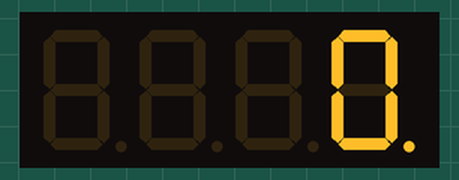
The sketch below on a simulated Arduino Uno, built with avr-gcc and run on an emulated ATmega328P. Parts: 4-digit seven-segment display.

Above: at 0.1 s.
At 4.1 s:
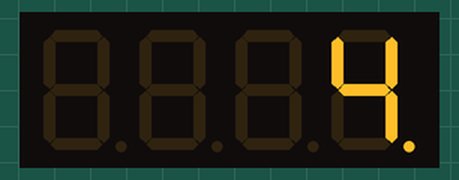
At 9.1 s:
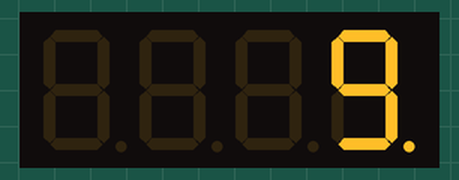
At 19.1 s:
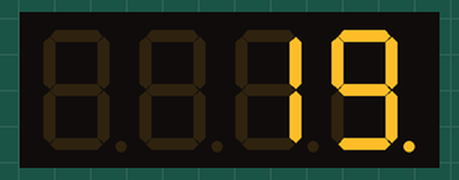
At 28.1 s:
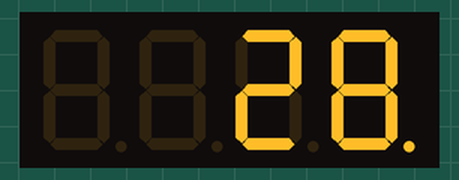
At 38.1 s:
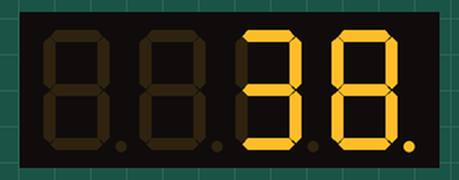

Measured:
- what the display in image 1 shows lasts 1.0 s, from 4.0 s to 5.0 s

The sketch:

FOURDIGIT_SECONDS_CLOCK.ino
```cpp
#include "SevSeg.h"

SevSeg sevseg;
unsigned long int oldMillis = 0;
int timeInSeconds = 0;
void setup() {
  byte numDigits = 4;
  byte digitPins[] = {2, 3, 4, 5};
  byte segmentPins[] = {6, 7, 8, 9, 10, 11, 12, 13};

  sevseg.begin(COMMON_CATHODE, numDigits, digitPins, segmentPins);
  sevseg.setBrightness(10);
}

void loop() {
  if(millis() - oldMillis > 1000) {
    timeInSeconds = timeInSeconds + 1;
    oldMillis = millis();
  }
  sevseg.setNumber(timeInSeconds, 0);
  sevseg.refreshDisplay(); // Must run repeatedly
}
```
